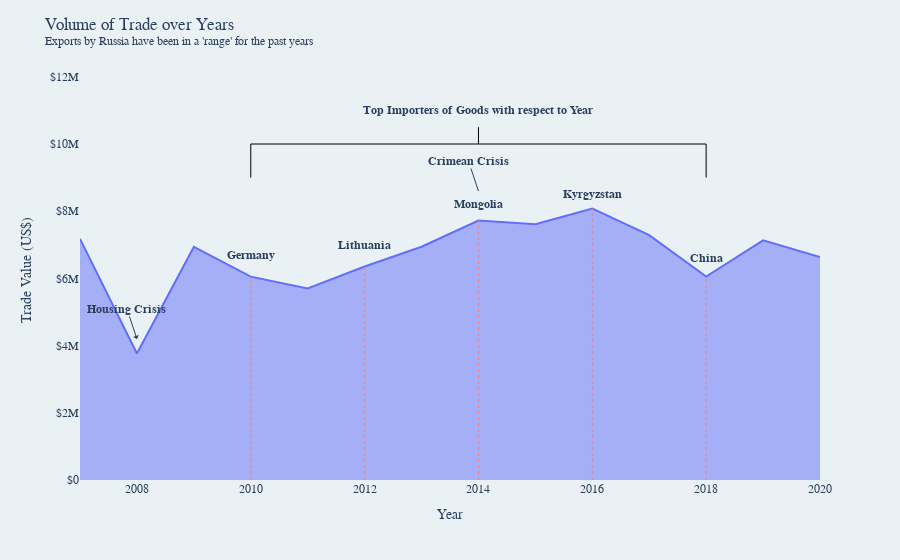

Notebook code cell kept with this figure:
### Markdown cell above
### <div style="font-family: Trebuchet MS; background-color: #87beda; color: #FFFFFF; padding: 12px; line-height: 1.5;"> I. Trade Value of Russian exports over the years 📅</div>   
Russia is able to maintain a **stable** trade value overall, The trade volumes have been in a **range** of <span style="background-color: #32CD32">5-8 Million USD</span>. The biggest impacts in recent history being: the housing crisis of 2008 and the Crimean annexation of 2014. The 2014 conflict has resulted in sanctions and economic downturn, with the shift from Europe to China occuring. Having a stable Trade <span style="background-color: #32CD32">ensures financial security</span> and helps the nations citizens choose from a variety of options.
___

### Code cell
ts = df1.groupby(['Year']).agg({'Trade Value (US$)':'sum'}) ; ts.reset_index(inplace=True)
fig = px.area(ts, x='Year', y='Trade Value (US$)', template='plotly_white')
fig.update_layout(font_family="verdana",font_size=12, paper_bgcolor="#e9f1f5",plot_bgcolor="#e9f1f5",title="Volume of Trade over Years<br><sup>Exports by Russia have been in a 'range' for the past years</sup>")
fig.update_yaxes(tickprefix="$", showgrid=False, range = [0,12500000])


fig.add_annotation(text='<b>Housing Crisis', x='2008', y=4200000, arrowhead=1, showarrow=True)
fig.add_annotation(text='<b>Crimean Crisis', x='2014', y=8600000)
fig.add_shape(
    type='line', line_color='salmon', line_width=1, opacity=1, line_dash='dot',
    x0=2010, y0=0, x1=2010, y1=6053000, xref='x', yref='y') ; fig.add_annotation(text='<b>Germany', x='2010', y=6700000, showarrow=False)
fig.add_shape(
    type='line', line_color='salmon', line_width=1, opacity=1, line_dash='dot',
    x0=2012, y0=0, x1=2012, y1=6354000, xref='x', yref='y') ; fig.add_annotation(text='<b>Lithuania', x='2012', y=7000000, showarrow=False)
fig.add_shape(
    type='line', line_color='salmon', line_width=1, opacity=1, line_dash='dot',
    x0=2014, y0=0, x1=2014, y1=7722400, xref='x', yref='y') ; fig.add_annotation(text='<b>Mongolia', x='2014', y=8200000, showarrow=False)
fig.add_shape(
    type='line', line_color='salmon', line_width=1, opacity=1, line_dash='dot',
    x0=2016, y0=0, x1=2016, y1=8079900, xref='x', yref='y') ; fig.add_annotation(text='<b>Kyrgyzstan', x='2016', y=8500000, showarrow=False)
fig.add_shape(
    type='line', line_color='salmon', line_width=1, opacity=1, line_dash='dot',
    x0=2018, y0=0, x1=2018, y1=6054000, xref='x', yref='y') ; fig.add_annotation(text='<b>China', x='2018', y=6600000, showarrow=False)

fig.add_shape(
    type='line', line_color='black', line_width=1, opacity=1,
    x0=2010, y0=10000000, x1=2018, y1=10000000, xref='x', yref='y') ; fig.add_annotation(text='<b>Top Importers of Goods with respect to Year', x='2014', y=11000000, showarrow=False)
fig.add_shape(type='line', line_color='black', line_width=1, opacity=1,x0=2010, y0=9000000, x1=2010, y1=10000000, xref='x', yref='y')
fig.add_shape(type='line', line_color='black', line_width=1, opacity=1,x0=2018, y0=9000000, x1=2018, y1=10000000, xref='x', yref='y')
fig.add_shape(type='line', line_color='black', line_width=1, opacity=1,x0=2014, y0=10000000, x1=2014, y1=10500000, xref='x', yref='y')

fig.show()

### Figure 1 — Plotly figure (JSON) as saved in the notebook; plotly's stock layout.template omitted (floating-point values rounded to 4 significant figures)
{"data": [{"fillpattern": {"shape": ""}, "hovertemplate": "Year=%{x}<br>Trade Value (US$)=%{y}<extra></extra>", "legendgroup": "", "line": {"color": "#636efa"}, "marker": {"symbol": "circle"}, "mode": "lines", "name": "", "orientation": "v", "showlegend": false, "stackgroup": "1", "type": "scatter", "x": [2007, 2008, 2009, 2010, 2011, 2012, 2013, 2014, 2015, 2016, 2017, 2018, 2019, 2020], "xaxis": "x", "y": [7176773, 3763547, 6937018, 6053394, 5702629, 6354224, 6942872, 7722475, 7609497, 8079931, 7289438, 6054231, 7130780, 6632513], "yaxis": "y"}], "layout": {"annotations": [{"arrowhead": 1, "showarrow": true, "text": "<b>Housing Crisis", "x": "2008", "y": 4200000}, {"text": "<b>Crimean Crisis", "x": "2014", "y": 8600000}, {"showarrow": false, "text": "<b>Germany", "x": "2010", "y": 6700000}, {"showarrow": false, "text": "<b>Lithuania", "x": "2012", "y": 7000000}, {"showarrow": false, "text": "<b>Mongolia", "x": "2014", "y": 8200000}, {"showarrow": false, "text": "<b>Kyrgyzstan", "x": "2016", "y": 8500000}, {"showarrow": false, "text": "<b>China", "x": "2018", "y": 6600000}, {"showarrow": false, "text": "<b>Top Importers of Goods with respect to Year", "x": "2014", "y": 11000000}], "autosize": true, "font": {"family": "verdana", "size": 12}, "legend": {"tracegroupgap": 0}, "margin": {"t": 60}, "paper_bgcolor": "#e9f1f5", "plot_bgcolor": "#e9f1f5", "shapes": [{"line": {"color": "salmon", "dash": "dot", "width": 1}, "opacity": 1, "type": "line", "x0": 2010, "x1": 2010, "xref": "x", "y0": 0, "y1": 6053000, "yref": "y"}, {"line": {"color": "salmon", "dash": "dot", "width": 1}, "opacity": 1, "type": "line", "x0": 2012, "x1": 2012, "xref": "x", "y0": 0, "y1": 6354000, "yref": "y"}, {"line": {"color": "salmon", "dash": "dot", "width": 1}, "opacity": 1, "type": "line", "x0": 2014, "x1": 2014, "xref": "x", "y0": 0, "y1": 7722400, "yref": "y"}, {"line": {"color": "salmon", "dash": "dot", "width": 1}, "opacity": 1, "type": "line", "x0": 2016, "x1": 2016, "xref": "x", "y0": 0, "y1": 8079900, "yref": "y"}, {"line": {"color": "salmon", "dash": "dot", "width": 1}, "opacity": 1, "type": "line", "x0": 2018, "x1": 2018, "xref": "x", "y0": 0, "y1": 6054000, "yref": "y"}, {"line": {"color": "black", "width": 1}, "opacity": 1, "type": "line", "x0": 2010, "x1": 2018, "xref": "x", "y0": 10000000, "y1": 10000000, "yref": "y"}, {"line": {"color": "black", "width": 1}, "opacity": 1, "type": "line", "x0": 2010, "x1": 2010, "xref": "x", "y0": 9000000, "y1": 10000000, "yref": "y"}, {"line": {"color": "black", "width": 1}, "opacity": 1, "type": "line", "x0": 2018, "x1": 2018, "xref": "x", "y0": 9000000, "y1": 10000000, "yref": "y"}, {"line": {"color": "black", "width": 1}, "opacity": 1, "type": "line", "x0": 2014, "x1": 2014, "xref": "x", "y0": 10000000, "y1": 10500000, "yref": "y"}], "title": {"text": "Volume of Trade over Years<br><sup>Exports by Russia have been in a 'range' for the past years</sup>"}, "xaxis": {"anchor": "y", "autorange": true, "domain": [0, 1], "range": [2007, 2020], "title": {"text": "Year"}, "type": "linear"}, "yaxis": {"anchor": "x", "domain": [0, 1], "range": [0, 12500000], "showgrid": false, "tickprefix": "$", "title": {"text": "Trade Value (US$)"}, "type": "linear"}}}
